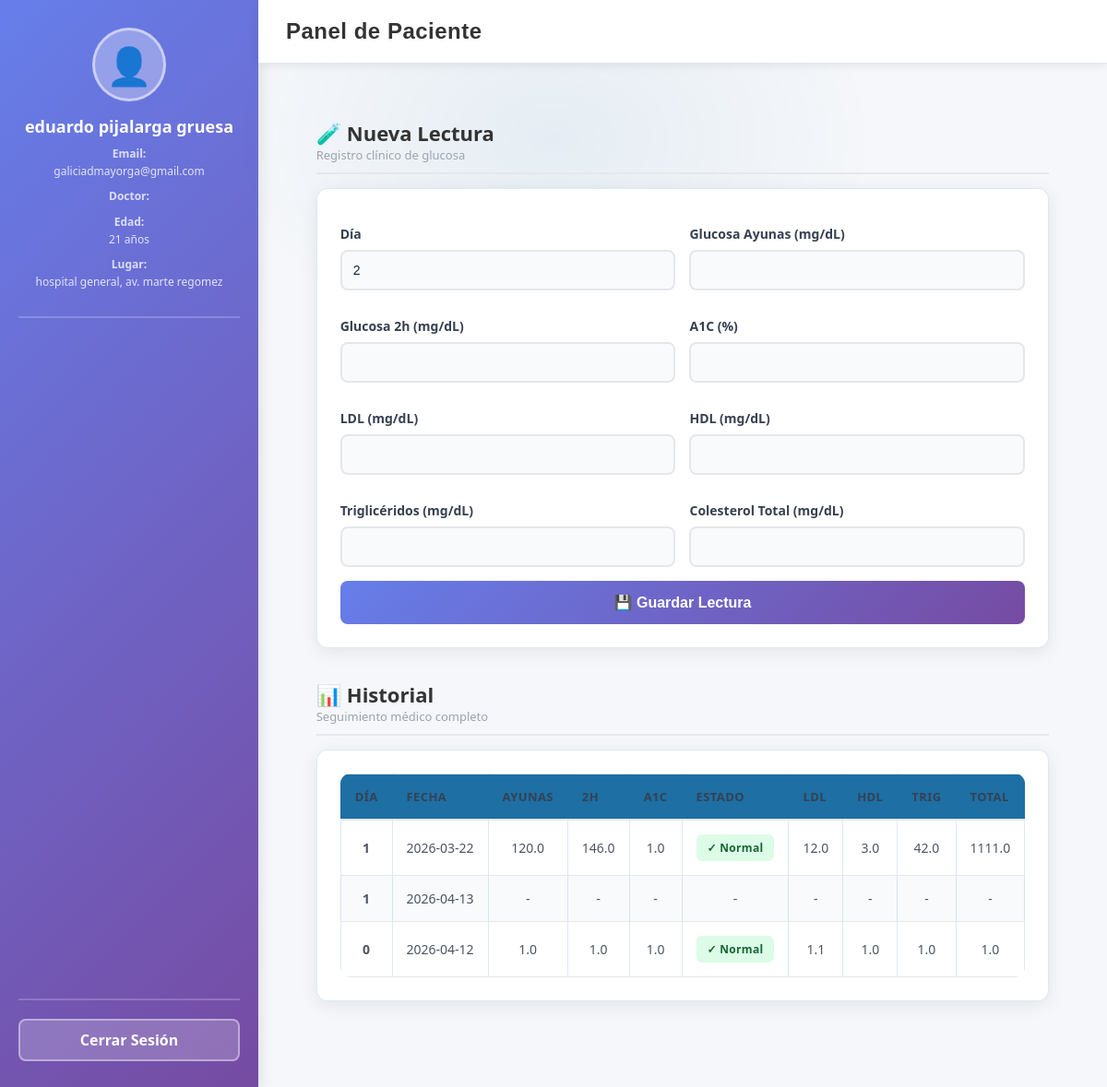
Screenshot of /patient_dashboard (signed in) with the database file from the repository.
### tables this page shows
CREATE TABLE pacientes (
    id INTEGER PRIMARY KEY AUTOINCREMENT,
    nombre TEXT NOT NULL,
    fecha_nacimiento DATE NOT NULL,
    lugar_tratamiento TEXT,
    nacionalidad TEXT,
    edad INTEGER,
    email TEXT UNIQUE NOT NULL,
    password TEXT NOT NULL,
    fecha_ingreso DATE NOT NULL
);

CREATE TABLE lecturas (
    id INTEGER PRIMARY KEY AUTOINCREMENT,
    paciente_id INTEGER,
    dia INTEGER,
    fecha DATE,
    glucosa_ayunas REAL,
    glucosa_2h REAL,
    a1c REAL,
    ldl REAL,
    hdl REAL,
    trigliceridos REAL,
    colesterol_total REAL,
    FOREIGN KEY (paciente_id) REFERENCES pacientes (id)
);

### app.py (the view)
@app.route('/patient_dashboard')
def patient_dashboard():
    if 'user_id' not in session or session['user_type'] != 'paciente':
        return redirect(url_for('login'))
    db = get_db()
    paciente = db.execute('SELECT * FROM pacientes WHERE id = ?', (session['user_id'],)).fetchone()
    lecturas = db.execute('SELECT * FROM lecturas WHERE paciente_id = ? ORDER BY dia DESC', (session['user_id'],)).fetchall()
    ultima_lectura = db.execute('SELECT MAX(dia) as max_dia FROM lecturas WHERE paciente_id = ?', (session['user_id'],)).fetchone()
    proximo_dia = (ultima_lectura['max_dia'] or 0) + 1
    return render_template('patient_dashboard.html', lecturas=lecturas, paciente=paciente, proximo_dia=proximo_dia)

### app.py (called while the page is built)
def get_db():
    conn = sqlite3.connect(DB_PATH)
    conn.row_factory = sqlite3.Row
    return conn

### templates/patient_dashboard.html (shortened to what this page needs)
<!DOCTYPE html5>
<html lang="es">
<head>
    <link rel="stylesheet" href="{{ url_for('static', filename='css/styles.css') }}">
</head>
<body>
    <div class="sidebar">
        <div class="sidebar-header">
            <div class="avatar">👤</div>
            <div class="patient-name">{{ paciente.nombre }}</div>
            <div class="patient-info">
                <div class="patient-info-item">
                    <label>Email:</label><br>
                    <span class="patient-info-value">{{ paciente.email }}</span>
                </div>
                <div class="patient-info-item">
                    <label>Doctor:</label><br>
                </div>
                <div class="patient-info-item">
                    <label>Edad:</label><br>
                    <span class="patient-info-value">{{ paciente.edad }} años</span>
                </div>
                <div class="patient-info-item">
                    <label>Lugar:</label><br>
                    <span class="patient-info-value">{{ paciente.lugar_tratamiento }}</span>
                </div>
            </div>
        </div>
        <div class="sidebar-footer">
            <a href="{{ url_for('logout') }}" class="logout-btn">Cerrar Sesión</a>
        </div>
    </div>
    <div class="main-content">
        <div class="nav-bar">
            <h1 class="module-name"> Panel de Paciente</h1>
        </div>
        <div class="patient-wrapper">
            <div class="section">
                <div class="section-header">
                    <div>
                        <h2 class="section-title">🧪 Nueva Lectura</h2>
                        <small class="section-subtitle">Registro clínico de glucosa</small>
                    </div>
                </div>
                <div class="patient-box">
                    <form id="readingForm" action="{{ url_for('add_reading') }}" method="post" class="patient-form" onsubmit="return validateForm(event)">
                        <div class="form-group">
                            <label>Día</label>
                            <input type="number" name="dia" value="{{ proximo_dia }}" readonly>
                        </div>
                        <div class="form-group">
                            <label>Glucosa Ayunas (mg/dL)</label>
                            <input type="number" step="0.1" name="glucosa_ayunas" id="glucosa_ayunas" oninput="validateField(this)">
                        </div>
                        <div class="form-group">
                            <label>Glucosa 2h (mg/dL)</label>
                            <input type="number" step="0.1" name="glucosa_2h" id="glucosa_2h" oninput="validateField(this)">
                        </div>
                        <div class="form-group">
                            <label>A1C (%)</label>
                            <input type="number" step="0.1" name="a1c" id="a1c" oninput="validateField(this)">
                        </div>
                        <div class="form-group">
                            <label>LDL (mg/dL)</label>
                            <input type="number" step="0.1" name="ldl" id="ldl" oninput="validateField(this)">
                        </div>
                        <div class="form-group">
                            <label>HDL (mg/dL)</label>
                            <input type="number" step="0.1" name="hdl" id="hdl" oninput="validateField(this)">
                        </div>
                        <div class="form-group">
                            <label>Triglicéridos (mg/dL)</label>
                            <input type="number" step="0.1" name="trigliceridos" id="trigliceridos" oninput="validateField(this)">
                        </div>
                        <div class="form-group">
                            <label>Colesterol Total (mg/dL)</label>
                            <input type="number" step="0.1" name="colesterol_total" id="colesterol_total" oninput="validateField(this)">
                        </div>
                        <button type="submit" class="btn" id="submitBtn">💾 Guardar Lectura</button>
                    </form>
                </div>
            </div>
            <div class="section">
                <div class="section-header">
                    <div>
                        <h2 class="section-title">📊 Historial</h2>
                        <small class="section-subtitle">Seguimiento médico completo</small>
                    </div>
                </div>
                <div class="patient-box">
                    {% if lecturas %}
                    <table class="patient-table">
                        <thead>
                            <tr>
                                <th>Día</th>
                                <th>Fecha</th>
                                <th>Ayunas</th>
                                <th>2h</th>
                                <th>A1C</th>
                                <th>Estado</th>
                                <th>LDL</th>
                                <th>HDL</th>
                                <th>Trig</th>
                                <th>Total</th>
                            </tr>
                        </thead>
                        <tbody>
                            {% for lectura in lecturas %}
                            <tr>
                                <td><strong>{{ lectura.dia }}</strong></td>
                                <td>{{ lectura.fecha }}</td>
                                <td>{{ lectura.glucosa_ayunas or '-' }}</td>
                                <td>{{ lectura.glucosa_2h or '-' }}</td>
                                <td>{{ lectura.a1c or '-' }}</td>
                                <td>
                                    {% if lectura.a1c and lectura.a1c < 5.7 %}
                                        <span class="badge badge-good">✓ Normal</span>
                                    {% elif lectura.a1c and lectura.a1c < 6.5 %}
                                        <span class="badge badge-warning">⚠ Riesgo</span>
                                    {% elif lectura.a1c %}
                                        <span class="badge badge-danger">✕ Alto</span>
                                    {% else %}
                                        -
                                    {% endif %}
                                </td>
                                <td>{{ lectura.ldl or '-' }}</td>
                                <td>{{ lectura.hdl or '-' }}</td>
                                <td>{{ lectura.trigliceridos or '-' }}</td>
                                <td>{{ lectura.colesterol_total or '-' }}</td>
                            </tr>
                            {% endfor %}
                        </tbody>
                    </table>
                    {% else %}
                    <div style="text-align: center; padding: 40px; color: #9ca3af;">
                        <p style="font-size: 16px; margin-bottom: 10px;">📭 No hay lecturas registradas aún</p>
                        <p style="font-size: 14px;">Crea tu primer registro en la sección anterior</p>
                    </div>
                    {% endif %}
                </div>
            </div>
        </div>
    </div>
</body>
</html>

### static/css/styles.css (style rules this page uses)
:root { --bg-base: #eef3f8; --bg-card: rgba(255, 255, 255, 0.97); --bg-surface: rgba(230, 240, 250, 0.7); --bg-input: rgba(255, 255, 255, 0.9); --blue-primary: #1d6fa4; --blue-hover: #155a87; --blue-light: #1a8cc4; --blue-muted: #2e7ab5; --blue-faint: rgba(29,111,164,0.1); --text-primary: #0c2340; --text-secondary: #2d4f6e; --text-muted: #4a7090; --text-dim: #8aaabb; --border-subtle: rgba(29,111,164,0.15); --border-soft: rgba(29,111,164,0.35); --border-input: rgba(29,111,164,0.2); --radius-sm: 8px; --radius-md: 11px; --radius-lg: 16px; --radius-xl: 20px; --shadow-card: 0 8px 32px rgba(29,111,164,0.1); --shadow-btn: 0 6px 16px rgba(29,111,164,0.3); --font-display: 'Sora', sans-serif; --font-body: 'Plus Jakarta Sans', sans-serif; }
*, *::before, *::after { box-sizing: border-box; }
body { font-family: var(--font-body); margin: 0; padding: 0; min-height: 100vh; background: var(--bg-base); color: var(--text-primary); }
body::before { content: ''; position: fixed; top: -100px; left: 50%; transform: translateX(-50%); width: 700px; height: 500px; background: radial-gradient(ellipse at center, rgba(29,111,164,0.07) 0%, transparent 70%); pointer-events: none; z-index: 0; }
.nav-bar { display: flex; justify-content: space-between; align-items: center; padding: 14px 40px; background: rgba(255, 255, 255, 0.92); backdrop-filter: blur(12px); border-bottom: 1px solid var(--border-subtle); position: sticky; top: 0; z-index: 100; box-shadow: 0 2px 12px rgba(29,111,164,0.08); }
.module-name { font-family: var(--font-display); font-size: 17px; font-weight: 600; color: var(--text-primary); margin: 0; letter-spacing: 0.5px; }
.btn, .btn-outline, .btn-primary, .btn-submit, .btn-hero-primary, .btn-hero-secondary, .btn-nav { font-family: var(--font-body); font-weight: 600; border: none; border-radius: var(--radius-md); cursor: pointer; text-decoration: none; transition: all 0.2s ease; display: inline-block; }
.btn, .btn-outline, .btn-nav { padding: 9px 20px; font-size: 14px; background: transparent; color: var(--blue-primary); border: 1px solid rgba(29,111,164,0.3); }
.badge { padding: 4px 10px; border-radius: 6px; font-size: 11px; font-weight: 700; letter-spacing: 0.3px; }
.badge-good { background: #dcfce7; color: #166534; }
.patient-table { width: 100%; border-collapse: collapse; border-radius: var(--radius-md); overflow: hidden; font-size: 13px; }
.patient-table th { background: var(--blue-primary); color: white; font-size: 12px; letter-spacing: 0.4px; text-transform: uppercase; }
.patient-table th, .patient-table td { padding: 10px 12px; text-align: center; border: 1px solid var(--border-subtle); color: var(--text-primary); }
.patient-table tr:nth-child(even) { background: rgba(29,111,164,0.03); }
.patient-wrapper { max-width: 1100px; margin: 30px auto; padding: 20px; position: relative; z-index: 1; }
.patient-box { background: var(--bg-card); border: 1px solid var(--border-subtle); border-radius: var(--radius-lg); padding: 28px; margin-bottom: 25px; box-shadow: var(--shadow-card); transition: all 0.3s ease; }
.patient-form label { display: block; font-size: 13px; font-weight: 600; color: var(--text-secondary); margin-top: 14px; margin-bottom: 5px; }
.patient-form input { width: 100%; padding: 10px 13px; background: var(--bg-input); border: 1px solid var(--border-input); border-radius: var(--radius-sm); color: var(--text-primary); font-family: var(--font-body); font-size: 14px; transition: all 0.2s; outline: none; }

### rows the page displays
pacientes: nombre "eduardo pijalarga gruesa", email "galiciadmayorga@gmail.com", edad "21", lugar_tratamiento "hospital general, av. marte regomez"
lecturas: dia "1", fecha "2026-03-22", glucosa_ayunas "120.0", glucosa_2h "146.0", a1c "1.0", shows "✓ Normal", ldl "12.0", hdl "3.0", trigliceridos "42.0", colesterol_total "1111.0"
lecturas: dia "1", fecha "2026-04-13", glucosa_ayunas "-", glucosa_2h "-", a1c "-", ldl "-", hdl "-", trigliceridos "-", colesterol_total "-"
lecturas: dia "0", fecha "2026-04-12", glucosa_ayunas "1.0", glucosa_2h "1.0", a1c "1.0", shows "✓ Normal", ldl "1.1", hdl "1.0", trigliceridos "1.0", colesterol_total "1.0"
